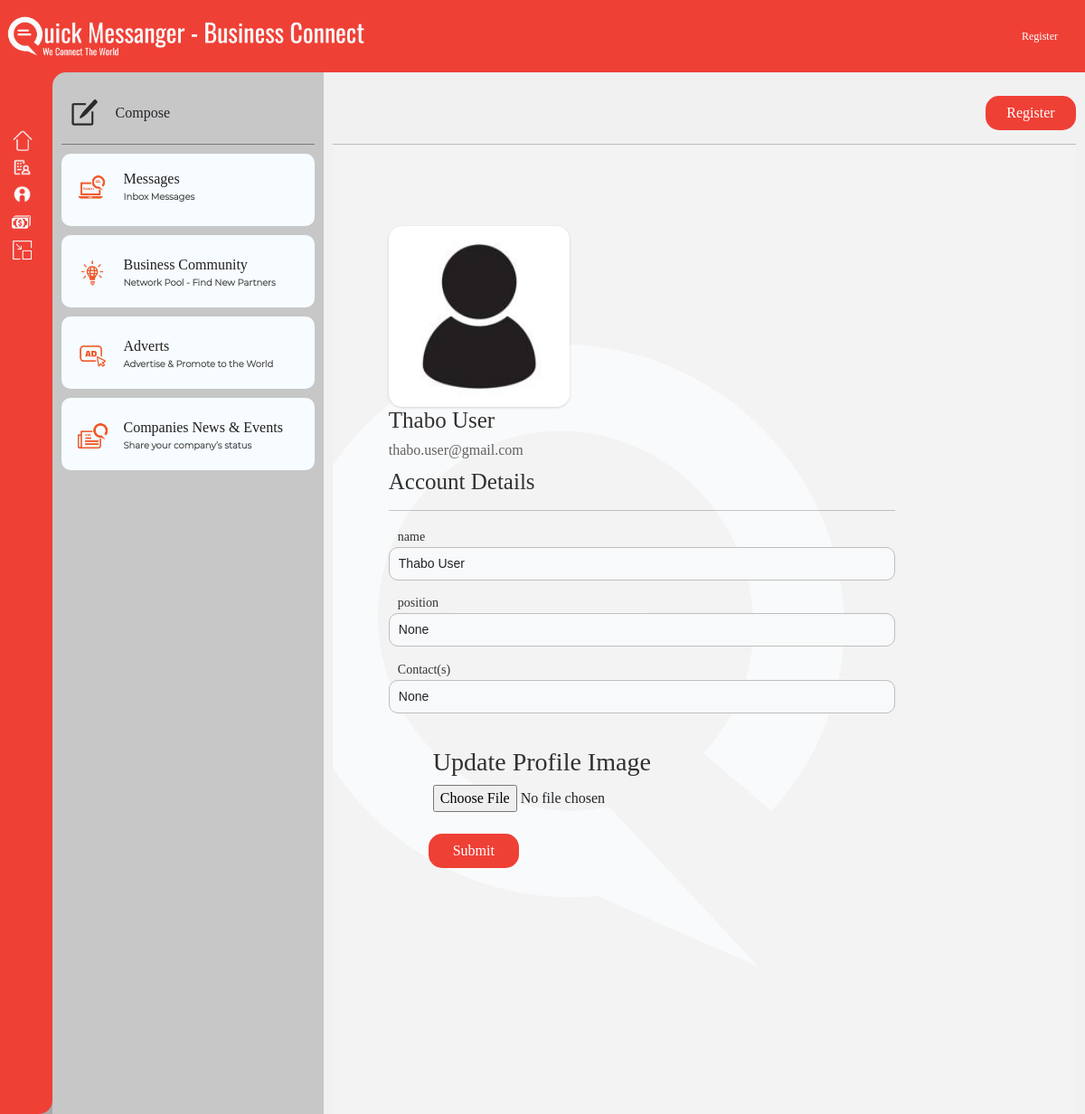
Page /user_account (signed in) on the committed database.
### models.py (models this page shows, shortened)
class User(db.Model,UserMixin):
    id = db.Column(db.Integer,primary_key=True)
    name = db.Column(db.String(20))
    cht_usr_fKey = db.Column(db.Integer, ForeignKey('chat_user.id'))
    image = db.Column(db.String(30), nullable=True)
    position = db.Column(db.String(30), nullable=True)
    contacts = db.Column(db.String(30), nullable=True)
    email = db.Column(db.String(120),unique=True)
    password = db.Column(db.String(120), unique=True)
    confirm_password = db.Column(db.String(120), unique=True)
    verified = db.Column(db.Boolean, default=False)
    other = db.Column(db.String(200))
    other1 = db.Column(db.String(200))
    db.Column(db.DateTime(), default=datetime.now)
    role = db.Column(db.String(120))
    company_id = relationship("company_info", backref='user', lazy=True)
    notification_access = relationship("NotificationsAccess", backref='chat_user', lazy=True)
    __mapper_args__ = {
        "polymorphic_identity":'user',
        'polymorphic_on':role
    }

### app.py (the view, shortened to what this page needs)
@app.route("/user_account", methods=["POST", "GET"])
@login_required
def user_account_form():
    print("Login In User: ", session.get('username'))
    user_account_form = Register(obj=User)
    db.create_all()
    id = current_user.id
    usr_acc = User.query.get(id)
    return render_template("user_account.html", form=user_account_form,usr_acc=usr_acc)

### Forms.py (shortened to what this page needs)
class Register(FlaskForm):
    name = StringField('name', validators=[DataRequired(),Length(min=2,max=20)])
    email = StringField('email', validators=[DataRequired(),Email()])
    position= StringField('position', validators=[DataRequired()])
    password = PasswordField('password', validators=[DataRequired(), Length(min=8, max=64)])
    confirm = PasswordField('confirm', validators=[DataRequired(),EqualTo('password'), Length(min=8, max=64)])
    contacts = StringField('Contact(s)', validators=[Length(min=8, max=64)])
    zip_code = StringField('Zip Code / Postal Code', validators=[Length(min=0, max=64)])
    address = StringField('Physical Address', validators=[DataRequired(), Length(min=8, max=100)])
    image= FileField('Profile Image', validators=[FileAllowed(['jpg','png'])])
    submit = SubmitField('Submit')

### app.py (called while the page is built, shortened)
@login_manager.user_loader
def load_user(user_id):
    return User.query.get(user_id)

def get_all_messages():
    usr = session.get("username")
    print(" Ran First: ", usr)
    message_list = None
    if usr:
        message_list = Messages.query.filter(Messages.key == usr).order_by(Messages.date.desc()).all()
        if not message_list:
            print("No Messages Found")
            return []
    else:
        return []

### templates/user_account.html (shortened to what this page needs)
{% extends "base.html" %}
{% block content %}
<div style="" class="form-account-container">
        <h3><br> </h3>
        <div style="width:80%;margin-left:1px" class="card-body py-md-4">
        <form _lpchecked="1" action="" method="post"  enctype="multipart/form-data" >
                <div style=""  class="img-cont">
                      {% if current_user.image %}
                            <img class="prf-image" src="{{url_for('static', filename='uploads/' + current_user.image)}}"/>
                      {% else %}
                            <img class="prf-image" src="static/images/default.jpg"/>
                      {% endif %}
                 </div>
                <h3 style="font-size:25px;">{{current_user.name.title()}}<br>
                <span class="spans" style="font-size:16px;color:rgb(97, 97, 97)">{{current_user.email}}</span></h3>
            <h3 style="font-size:25px" class="">Account Details</h3>
            <hr>
            <div class="group">
                <div class="acc-labels">{{ form.name.label(class="labels")}}</div>
                {{ form.name(class="form-control",placeholder="Name",value=current_user.name)}}
              </div>
            <div class="group">
                  <div class="acc-labels">{{ form.position.label(class="labels")}}</div>
                  {{ form.position(class="form-control",placeholder="Email",value=current_user.position)}}
            </div>
            <div class="group">
                <div class="acc-labels">{{ form.contacts.label(class="labels")}}</div>
                 {{ form.contacts(class="form-control",placeholder="Contacts",value=current_user.contacts)}}
            </div>
         </div>
        <div style="padding-left:50px;width:80%;min-width:350px" class="form-group">
                <h3> Update Profile Image</h3>
                {{ form.image(id="imageInput", class="acc-form-control",placeholder="reference_2")}}
        </div><br>
            <div style="width:40% !important;padding-left:45px;" class="d-flex flex-row align-items-center justify-content-between">
                 {{ form.submit(class="btns") }}
            </div>
            <br><br>
</div>
{% endblock %}

### static/css/styles.css (style rules this page uses)
.group { margin:10px 0px; }
form { width:100%; }
body { box-sizing:border-box; font-family:Montserrat !important; animation:fade-anim 0.5s ease-in; }
.btns { border:none; padding:7px ; color:white; font-weight:500; border-radius:5px; background-color:var(--theme-color); }
.form-control { background-color: #f8f9fa; padding: 7px; padding: 7px 10px; margin-bottom: 0.8rem; border:1px solid #bebebe; border-radius:10px; width:100%; box-sizing: border-box; }
h1,h2,h3,h4 { color:#303030; }
.labels { font-size: 14px; margin-left:10px }

### static/css/bs_stylesheet.css (style rules this page uses)
body, h1, p, div { margin: 0; padding: 0; box-sizing: border-box; }
:root { --theme-color: #EF4036; --ribbon-color: #ffcece; --background-color: #d3d2d2; --el-background-color: #e4e4e4; --my-blue:#3667ef; }
body { font-family: 'Oswald',"Franklin Gothic Medium Cond","Gill Sans MT Condensed","Microsoft Yi Baiti" !important; background-color: #a8a8a8; font-weight:400; }
.btns { width:max-content !important; min-width:100px; border-radius: 15px; transition: all 0.2s ease; }
html, body { overflow: hidden; height: 100%; min-width: 1000px; }
.sub-titles h2,small,label { color:#333; }
.form-control { font-family: Montserrat,Arial, Helvetica, sans-serif !important; font-size: 14px !important; }
.prf-image { border-radius: 15px; height:200px; box-shadow: 0px 1px 3px rgba(0, 0, 0, 0.16); }
.form-account-container { width:100%; max-width:700px; margin: 0 auto; }

### rows in the picture
User: image (placeholder picture), name "Thabo User", email "thabo.user@gmail.com", position "None", contacts "None"
